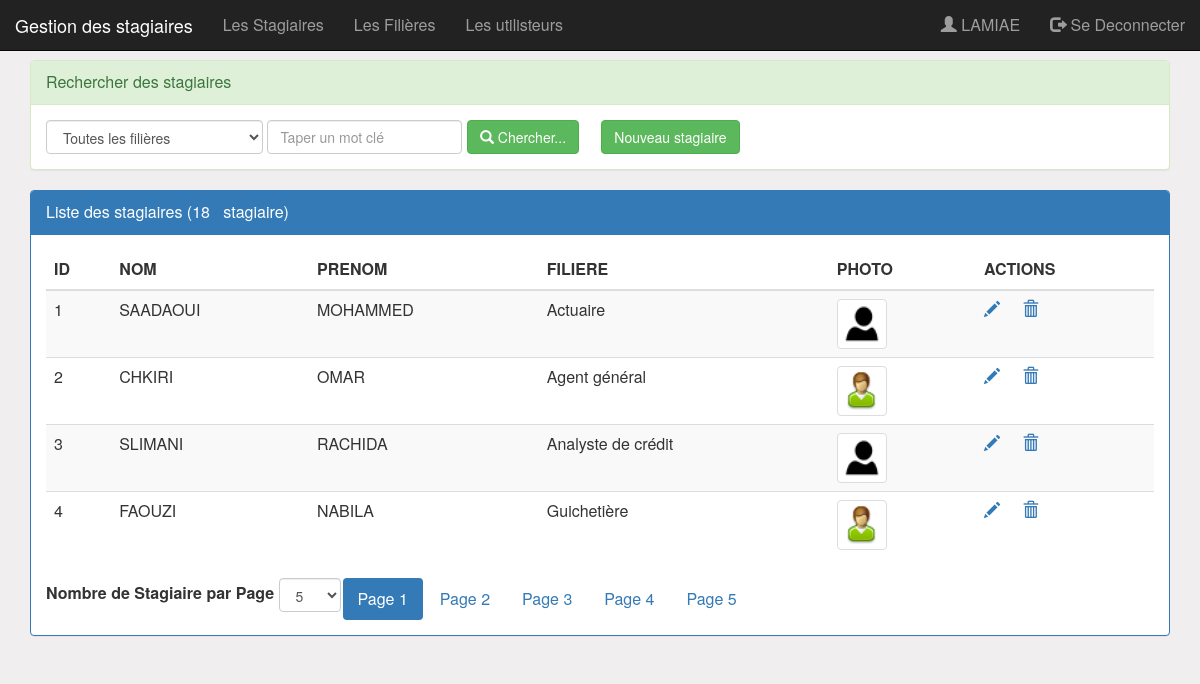
/pages/stagiaires.php (signed in), run on the app's committed database.
### tables this page shows
CREATE TABLE STAGIAIRE (
	ID int(4) AUTO_INCREMENT PRIMARY KEY,
	NOM VARCHAR(50) NOT NULL,
	PRENOM VARCHAR(50) NOT NULL,
	ID_FILIERE int(4),
	PHOTO VARCHAR(50),
	CIVILITE VARCHAR(1),
	FRAIS_INSCRIPTION DOUBLE,
	FRAIS_MOIS DOUBLE,
	FRAIS_EXAMEN DOUBLE,
	FRAIS_DIPLOME DOUBLE);

CREATE TABLE FILIERE (                    
	ID int(4) AUTO_INCREMENT PRIMARY KEY, 
	NOM_FILIERE VARCHAR(100) NOT NULL,    
	NIVEAU VARCHAR(100) NOT NULL);

### pages/stagiaires.php (the view, shortened to what this page needs)
<?php
	require_once('connexion.php');
	if(isset($_GET['motCle']))
		$mc=$_GET['motCle'];
	else
		$mc="";
	if(isset($_GET['ID_FILIERE']))
		$idf=$_GET['ID_FILIERE'];
	else
		$idf=0;
	if(isset($_GET['size']))
		$size=$_GET['size'];
	else
		$size=4;
	if(isset($_GET['page']))
		$page=$_GET['page'];
	else
		$page=1;
	$offset=($page-1)*$size;
	if($idf==0){
		$resultat = $con->query("SELECT S.ID,NOM,PRENOM,PHOTO,NOM_FILIERE
								FROM STAGIAIRE S,FILIERE F
								WHERE S.ID_FILIERE=F.ID
								AND (NOM like '%$mc%' OR PRENOM like '%$mc%')
								ORDER BY S.ID
								LIMIT $size
								OFFSET $offset");
		$resultat2 = $con->query("select count(*) as nbrSTAGAIRE
								from STAGIAIRE
								where NOM like '%$mc%' OR PRENOM like '%$mc%'");
	}
	$nbr=$resultat2->fetch();
	$nbrPro=$nbr['nbrSTAGAIRE'];
	$reste=$nbrPro % $size;
	if($reste==0)
		$nbrPage=$nbrPro/$size;
	else
		$nbrPage=floor($nbrPro/$size)+1;
?>
<!DOCTYPE HTML>
<html>
	<head>
		<link rel="stylesheet" type="text/css" href="../css/bootstrap.css">
		<link rel="stylesheet" type="text/css" href="../css/monstyle.css">
	</head>
	<body>
		 <div id="wrapper">
			<?php include('entete.php');?>
			<div class="container">
				<div class="panel panel-success espace60">
					<div class="panel-heading">Rechercher des stagiaires</div>
					<div class="panel-body">
						<form method="get" action="stagiaires.php" class="form-inline">
						<div class="form-group">
								<select name="ID_FILIERE" id="ID_FILIERE" class="form-control"
									onChange="this.form.submit();">
									<option value="0" >Toutes les filières</option>
								</select>
								<input type="text" name="motCle"
										placeholder="Taper un mot clé"
										id="motCle" class="form-control"
										value="<?php echo $mc; ?>"/>
								<button type="submit" class="btn btn-success">
									<i class="glyphicon glyphicon-search"></i>
									Chercher...
								</button>
								<?php if($_SESSION['utilisateur']['ROLE']=="ADMIN") {?>
									<a class="btn btn-success" href="nouveaustagaire.php">Nouveau stagiaire</a>
								<?php } ?>
							</div>
						</form>
					</div>
				</div>
				<div class="panel panel-primary">
					<div class="panel-heading">
					Liste des stagiaires (<?php echo $nbrPro ?> &nbsp stagiaire)
					</div>
					<div class="panel-body">
						<table class="table table-striped">
							<thead>
								<tr>
									<th>ID</th>
									<th>NOM</th>
									<th>PRENOM</th>
									<th>FILIERE</th>
									<th>PHOTO</th>
									 <?php if($_SESSION['utilisateur']['ROLE']=="ADMIN") {?>
										<th>ACTIONS</th>
									<?php } ?>
								</tr>
							</thead>
							<tbody>
								<?php while($STAGIAIRE=$resultat->fetch()){?>
									<tr>
										<td><?php echo $STAGIAIRE['ID'] ?></td>
										<td><?php echo $STAGIAIRE['NOM'] ?></td>
										<td><?php echo $STAGIAIRE['PRENOM'] ?></td>
										<td><?php echo $STAGIAIRE['NOM_FILIERE'] ?></td>
										<td>
											<img src="../images/<?php echo $STAGIAIRE['PHOTO']?>"
												class="img-thumbnail"  width="50" height="40" >
										</td>
										<td>
											<?php if($_SESSION['utilisateur']['ROLE']=="ADMIN") {?>
												<a href="editerstagaire.php?ID=<?php echo $STAGIAIRE['ID'] ?>">
													<span class="glyphicon glyphicon-pencil"></span>
												</a>
												<a Onclick="return confirm('Etes vous sur de vouloir supprimer le STAGIAIRE?')"
													href="supprimerstagaire.php?ID=<?php echo $STAGIAIRE['ID'] ?>">
													<span class="glyphicon glyphicon-trash"></span>
												</a>
											<?php } ?>
										</td>
									</tr>
								<?php } ?>
							</tbody>
						</table>
						<div>
								<ul class="nav nav-pills nav-right">
									<li>
										<form class="form-inline">
											<label>Nombre de Stagiaire par Page </label>
											<select name="size" class="form-control"
													onchange="this.form.submit()">
												<option <?php if($size==5)  echo "selected" ?>>5</option>
											</select>
										</form>
									</li>
									<?php for($i=1;$i<=$nbrPage;$i++){ ?>
										<li class="<?php if($i==$page) echo 'active' ?>">
											<a href="stagiaires.php?page=<?php echo $i ?>
											&motCle=<?php echo $mc ?>
											&ID_FILIERE=<?php echo $idf ?>
											&size=<?php echo $size ?>">
												Page <?php echo $i ?>
											</a>
										</li>
									<?php } ?>
								</ul>
						</div>
					</div>
				</div>
			</div>
		</div>
	</body>
</html>

### pages/entete.php
<nav class="navbar navbar-inverse navbar-fixed-top">
	<div class="container-fluid">
		<div class="navbar-header">
			<a href="index.php" class="navbar-brand">Gestion des stagiaires</a>
		</div>
		<ul class="nav navbar-nav">
			<li><a href="stagiaires.php">Les Stagiaires</a></li>
			<li><a href="filieres.php">Les Filières</a></li>
			<?php if($_SESSION['utilisateur']['ROLE']=="ADMIN") {?>
				<li><a href="Utilisateurs.php">Les utilisteurs</a></li>
			<?php } ?>
		</ul>
		<ul class="nav navbar-nav navbar-right">
				<li>
					<a href="editerUtilisateur.php?id=<?php echo $_SESSION['utilisateur']['ID'];?>">
						<span class="glyphicon glyphicon-user"></span>
						<?php echo $_SESSION['utilisateur']['LOGIN'];?>
					</a>
				</li>
				<li>
					<a href="SeDeconnecter.php">
						<span class="glyphicon glyphicon-log-out"></span>
						Se Deconnecter
					</a>
				</li>
			</ul>
	</div>
</nav>

### css/monstyle.css (style rules this page uses)
.espace60 { margin-top: 60px; }
body { background-color: rgb(240, 238, 238); font-size: 16px; }
.form-control { position: relative; }

### data on the page
stagiaire: ID "1", NOM "SAADAOUI", PRENOM "MOHAMMED", ID_FILIERE.NOM_FILIERE "Actuaire", PHOTO (placeholder picture)
stagiaire: ID "2", NOM "CHKIRI", PRENOM "OMAR", ID_FILIERE.NOM_FILIERE "Agent général", PHOTO (picture)
stagiaire: ID "3", NOM "SLIMANI", PRENOM "RACHIDA", ID_FILIERE.NOM_FILIERE "Analyste de crédit", PHOTO (placeholder picture)
stagiaire: ID "4", NOM "FAOUZI", PRENOM "NABILA", ID_FILIERE.NOM_FILIERE "Guichetière", PHOTO (picture)

### other printed values
$_SESSION['utilisateur']['LOGIN'] "LAMIAE"
$nbrPro "18"
